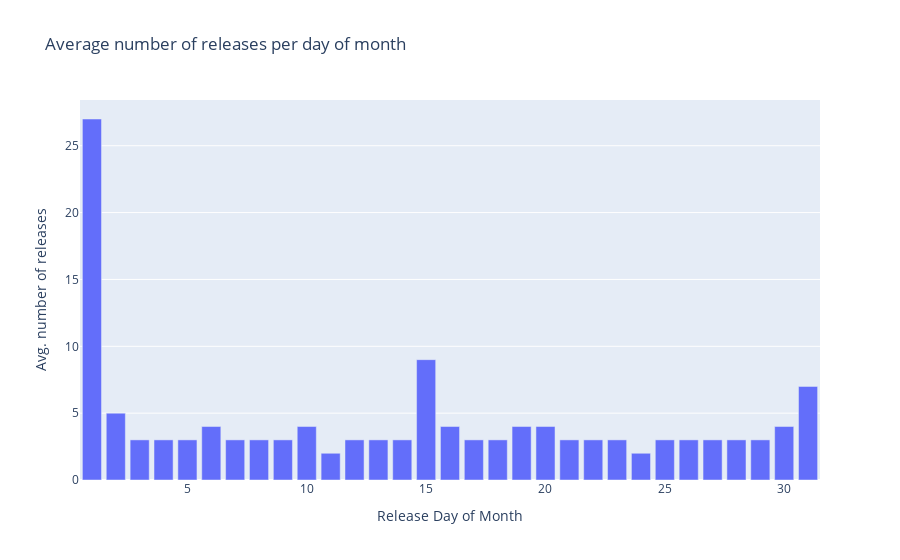

Source (notebook cell):
### Markdown cell above
### 4.3. Seasonality per day of month

### Code cell
releases_per_day= releases_over_time.groupby(['day'])['num_releases'].mean().reset_index()
releases_per_day['num_releases'] = releases_per_day['num_releases'].astype('int')
fig = px.bar(releases_per_day, x='day', y='num_releases', title='Average number of releases per day of month')
fig.update_layout(xaxis_title='Release Day of Month', yaxis_title='Avg. number of releases', autosize=False)
fig.show()

### Figure 1 — Plotly figure (JSON) as saved in the notebook; plotly's stock layout.template omitted (floating-point values rounded to 4 significant figures)
{"data": [{"alignmentgroup": "True", "hovertemplate": "day=%{x}<br>num_releases=%{y}<extra></extra>", "legendgroup": "", "marker": {"color": "#636efa", "pattern": {"shape": ""}}, "name": "", "offsetgroup": "", "orientation": "v", "showlegend": false, "textposition": "auto", "type": "bar", "x": [1, 2, 3, 4, 5, 6, 7, 8, 9, 10, 11, 12, 13, 14, 15, 16, 17, 18, 19, 20, 21, 22, 23, 24, 25, 26, 27, 28, 29, 30, 31], "xaxis": "x", "y": [27, 5, 3, 3, 3, 4, 3, 3, 3, 4, 2, 3, 3, 3, 9, 4, 3, 3, 4, 4, 3, 3, 3, 2, 3, 3, 3, 3, 3, 4, 7], "yaxis": "y"}], "layout": {"autosize": false, "barmode": "relative", "legend": {"tracegroupgap": 0}, "title": {"text": "Average number of releases per day of month"}, "xaxis": {"anchor": "y", "domain": [0, 1], "title": {"text": "Release Day of Month"}}, "yaxis": {"anchor": "x", "domain": [0, 1], "title": {"text": "Avg. number of releases"}}}}
